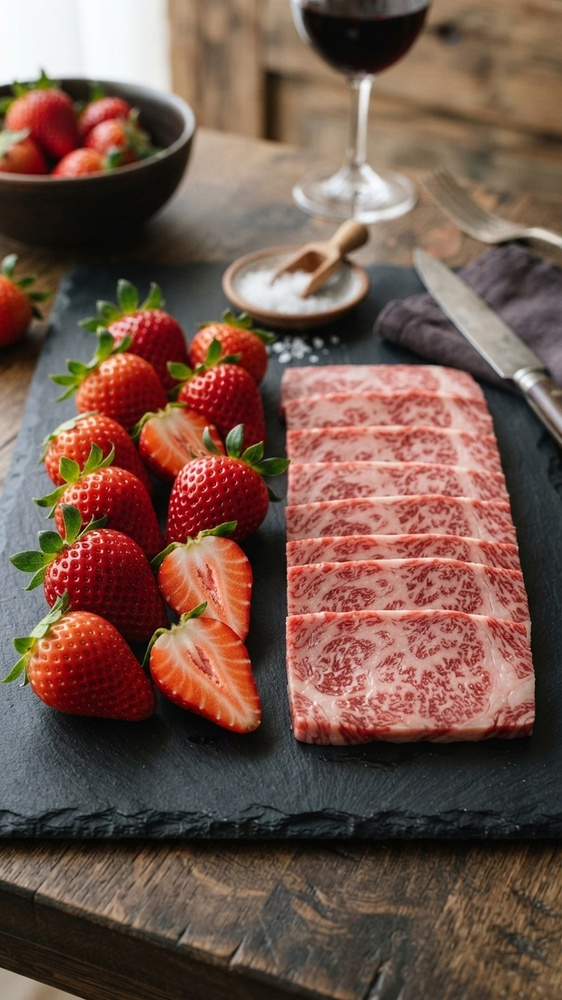
#> input picture shorts/library/doc001_strawberry_wagyu.jpg, 562 x 1000 px, shrunk from 1080 x 1920 before the run
$ python -i grade.py   (imports and definitions only)
#> lines starting #> are read from the running program, lines starting #| are printed output that depends on the picture
"""レンダリングした絵に、参考動画の「夕日のもや・光のにじみ・暖色の色味」を足す。"""
import numpy as np
from PIL import Image, ImageFilter


def find_sun(img):
    a = np.asarray(img.convert("L"), dtype=np.float32)
    h = a.shape[0]
    top = a[: int(h * 0.75)]
    ys, xs = np.where(top >= top.max() - 3)
    return int(xs.mean()), int(ys.mean())


def grade(img, sun=None, glow=1.0, warmth=1.0, haze=0.35):
    img = img.convert("RGB")
    w, h = img.size
    a = np.asarray(img, dtype=np.float32) / 255.0
    sx, sy = sun if sun else find_sun(img)
    yy, xx = np.mgrid[0:h, 0:w].astype(np.float32)
    d = np.sqrt(((xx - sx) / w) ** 2 + ((yy - sy) / w) ** 2)
    # 太陽のまわりの大きなにじみ（黄→オレンジ）
    core = np.exp(-(d / 0.07) ** 2)
    wide = np.exp(-(d / 0.45) ** 2)
    glow_col = np.array([1.0, 0.78, 0.45])
    a = a + glow * (0.6 * core[..., None] * np.array([1.0, 0.93, 0.75]) + 0.32 * wide[..., None] * glow_col)
    # 地平線のもや（太陽の高さで一番濃く、上下に薄く）
    band = np.exp(-((yy - sy) / (h * 0.18)) ** 2)
    a = a * (1 - haze * band[..., None]) + haze * band[..., None] * np.array([1.0, 0.72, 0.42])
    # 全体を暖色に（参考の色味）
    a = a * np.array([1.0 + 0.06 * warmth, 1.0, 1.0 - 0.12 * warmth])
    # 明るい所の光のにじみ（ブルーム）
    out = Image.fromarray(np.clip(a * 255, 0, 255).astype(np.uint8))
    bright = out.point(lambda v: max(0, v - 200) * 3)
    bloom = bright.filter(ImageFilter.GaussianBlur(w * 0.03))
    b = np.asarray(bloom, dtype=np.float32) / 255.0
    a = np.clip(a + 0.45 * b, 0, 1)
    # 周辺を少し暗く
    vig = 1 - 0.28 * np.clip(((xx - w / 2) / (w * 0.75)) ** 2 + ((yy - h / 2) / (h * 0.75)) ** 2, 0, 1)
    a = a * vig[..., None]
    return Image.fromarray((a * 255).astype(np.uint8))

>>> from PIL import Image
>>> picture = Image.open('../library/doc001_strawberry_wagyu.jpg')
#> picture is the input picture: PIL image 562x1000 RGB; mean R, G, B 115.8, 86.9, 75.5
>>> result = grade(picture)
#> in find_sun, `top = a[: int(h * 0.75)]`:
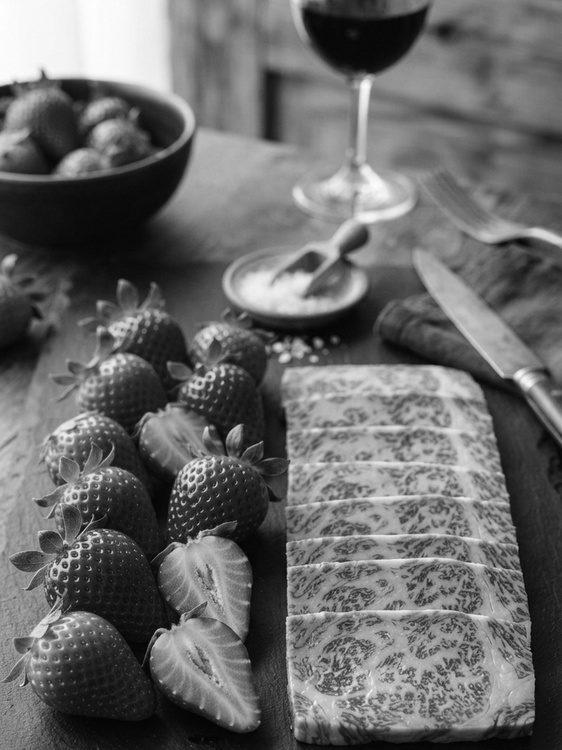
#> top: shape (750, 562) float32; min 1, max 254, mean 105.6
#> in find_sun, `ys, xs = np.where(top >= top.max() - 3)`: ys = 1420 values from 0 to 186; xs = 1420 values, max 377 at index 1419, min 0 at index 0, mean 54.62
#> in grade, `sx, sy = sun if sun else find_sun(img)`: sx = 54; sy = 31
#> in grade, `d = np.sqrt(((xx - sx) / w) ** 2 + ((yy - sy) / w) ** 2)`:
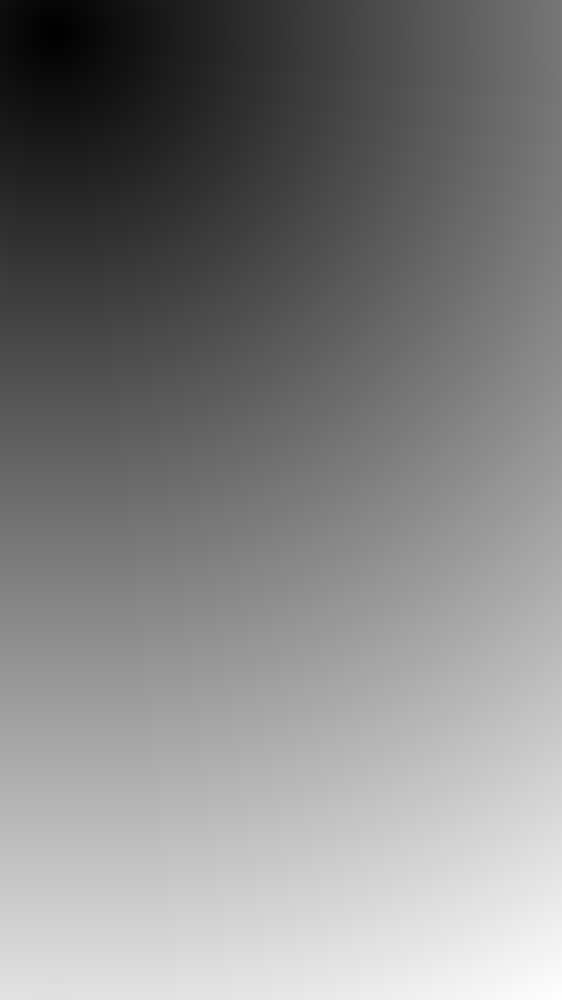
#> d: shape (1000, 562) float32; min 0, max 1.94, mean 0.999; drawn with min black and max white
#> in grade, `wide = np.exp(-(d / 0.45) ** 2)`:
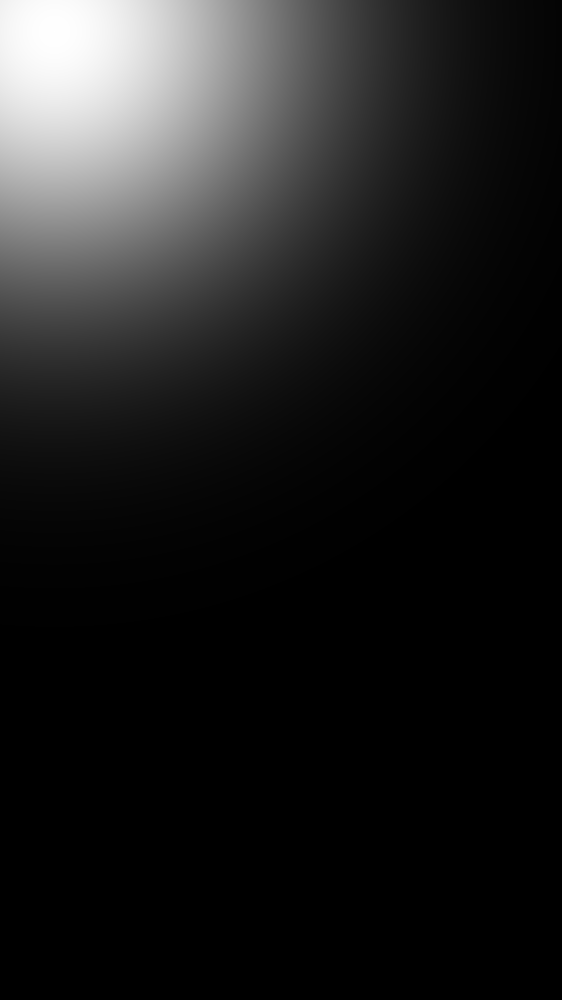
#> wide: shape (1000, 562) float32; min 7.8e-09, max 1, mean 0.126
#> in grade, `band = np.exp(-((yy - sy) / (h * 0.18)) ** 2)`:
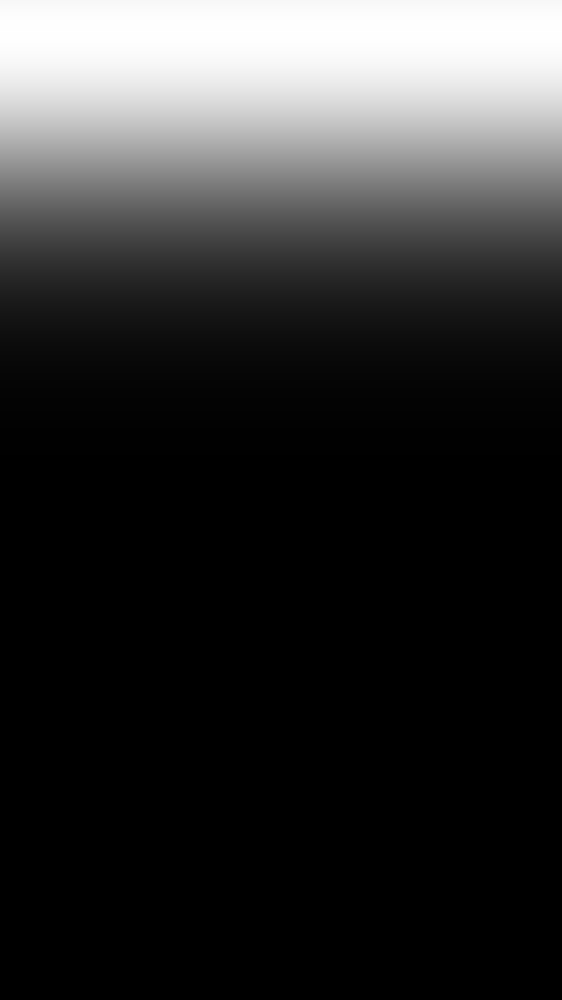
#> band: shape (1000, 562) float32; min 2.75e-13, max 1, mean 0.191
#> in grade, `a = a * np.array([1.0 + 0.06 * warmth, 1.0, 1.0 - 0.12 * warmth])`:
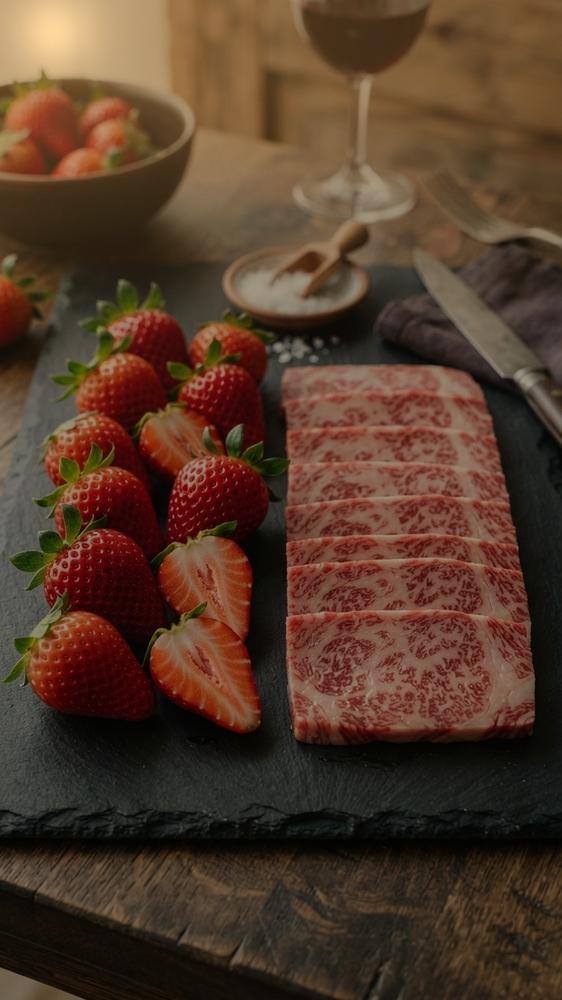
#> a: shape (1000, 562, 3) float64; mean R, G, B 0.55, 0.385, 0.276; drawn with min black and max white
#> in grade, `bloom = bright.filter(ImageFilter.GaussianBlur(w * 0.03))`:
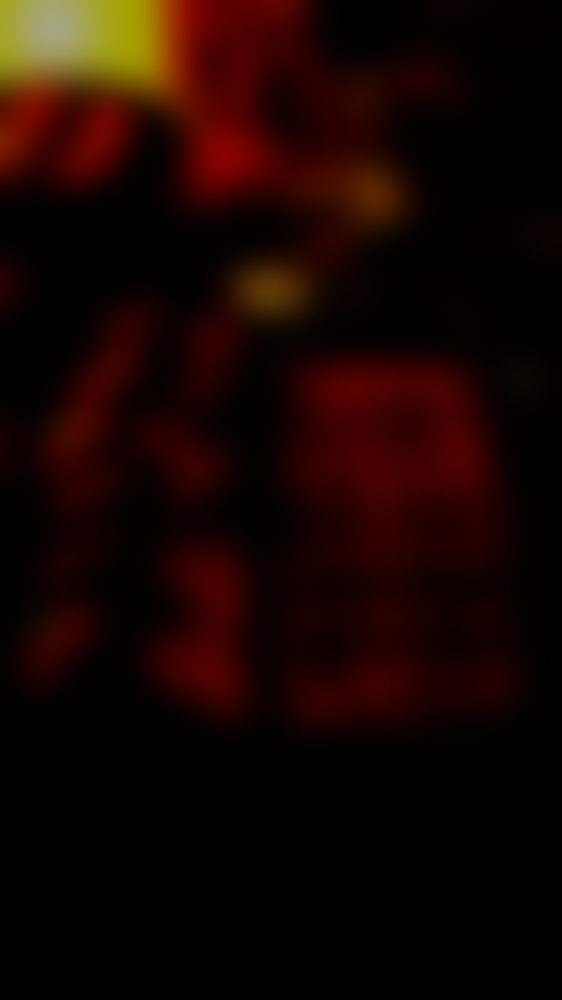
#> bloom: PIL image 562x1000 RGB; mean R, G, B 23.4, 5, 1.2
#> in grade, `a = a * vig[..., None]`:
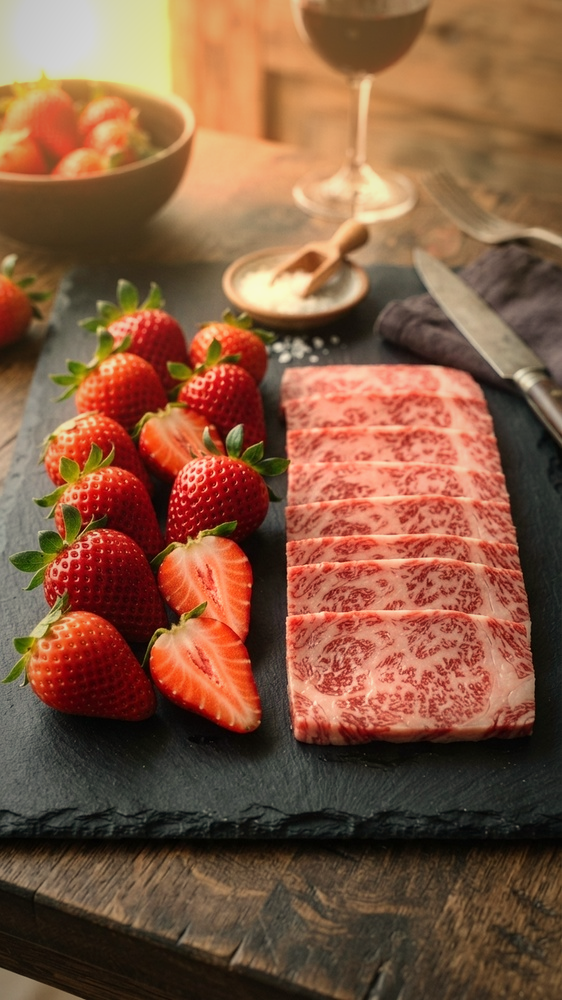
#> a: shape (1000, 562, 3) float64; mean R, G, B 0.521, 0.351, 0.254

$ run again, on shorts/library/doc001_diet.jpg
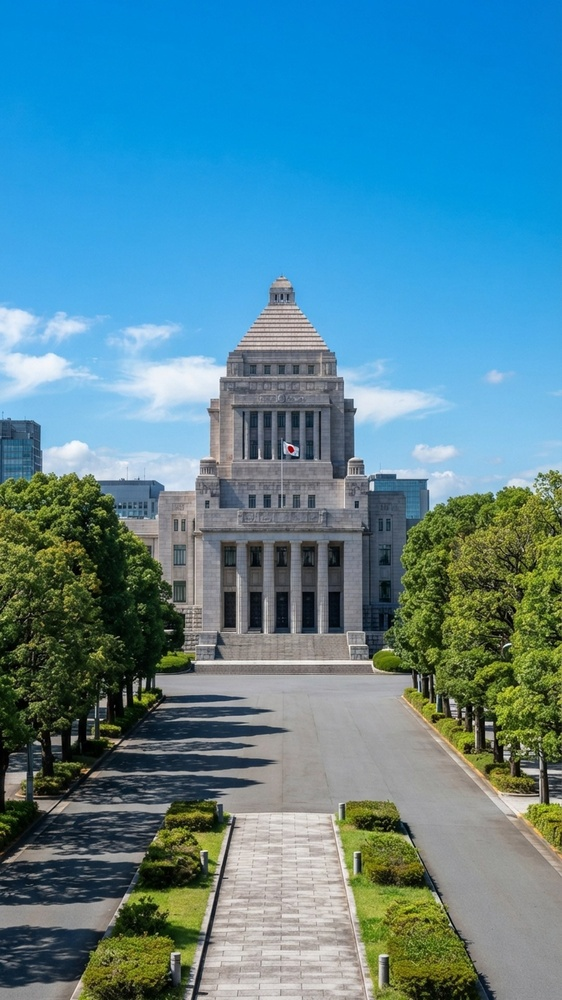
#> input picture shorts/library/doc001_diet.jpg, 562 x 1000 px, shrunk from 1080 x 1920 before the run
#> picture is the input picture: PIL image 562x1000 RGB; mean R, G, B 84.2, 134.2, 152.4
#> in find_sun, `top = a[: int(h * 0.75)]`:
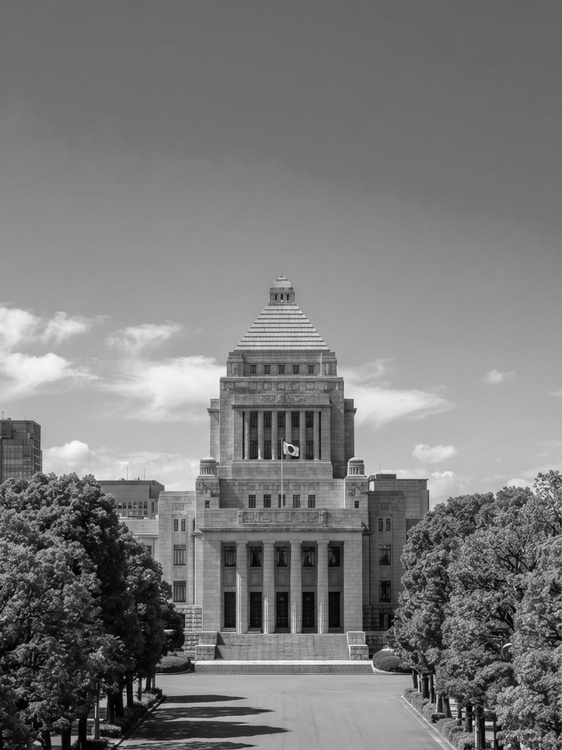
#> top: shape (750, 562) float32; min 0, max 252, mean 121.9
#> ys = [445, 446, 447, 644, 649, 661]; xs = [73, 74, 72, 508, 387, 311]
#> sx = 237; sy = 548
#> in grade, `a = a * vig[..., None]`:
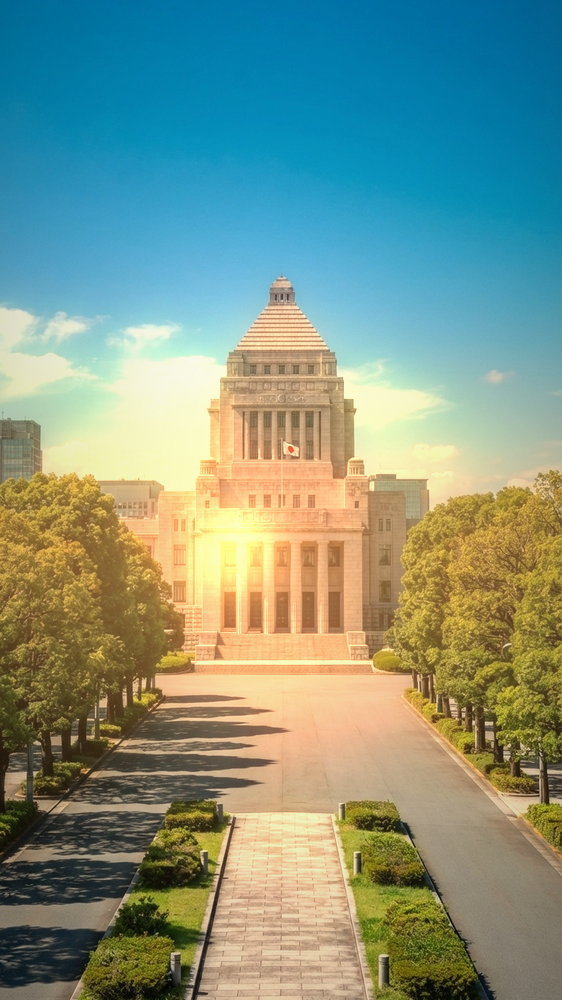
#> a: shape (1000, 562, 3) float64; mean R, G, B 0.494, 0.584, 0.518

$ run again, on shorts/library/doc001_farmer.jpg
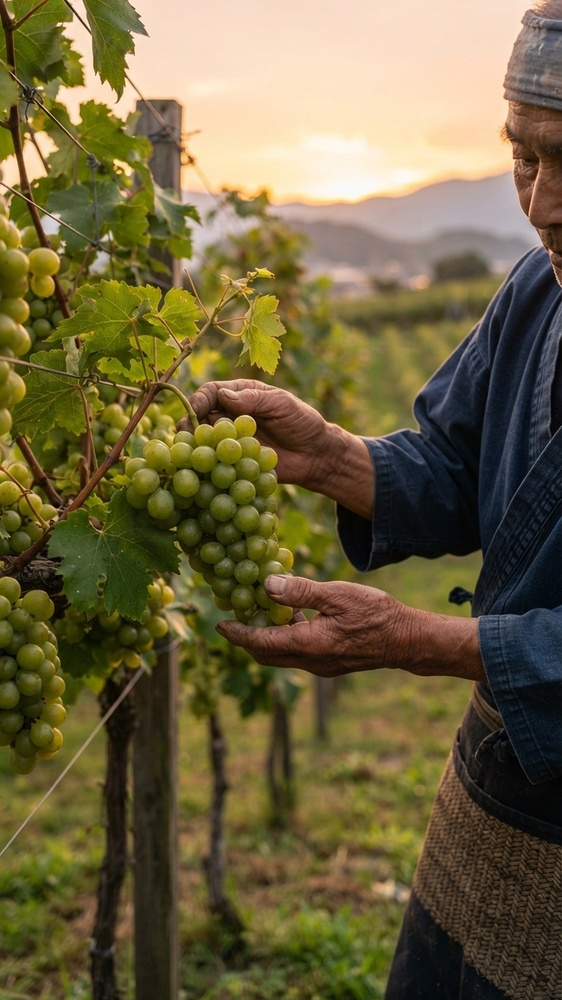
#> input picture shorts/library/doc001_farmer.jpg, 562 x 1000 px, shrunk from 1080 x 1920 before the run
#> picture is the input picture: PIL image 562x1000 RGB; mean R, G, B 110.3, 99.4, 63.4
#> in find_sun, `top = a[: int(h * 0.75)]`:
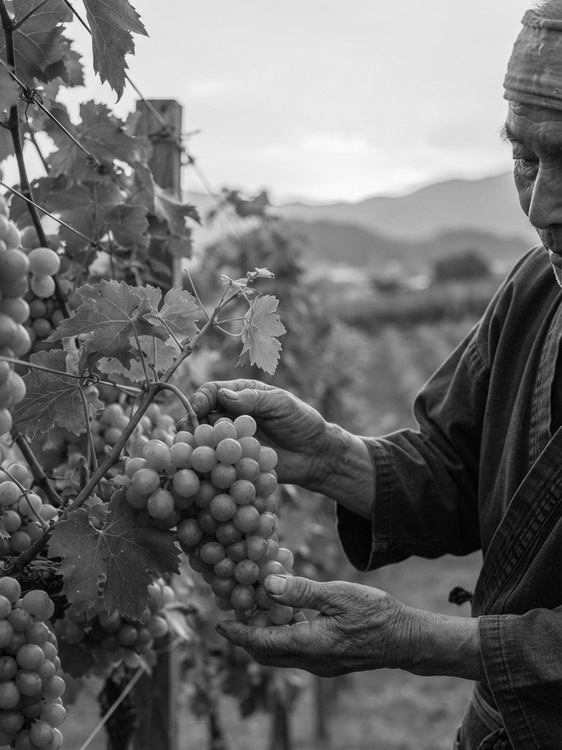
#> top: shape (750, 562) float32; min 0, max 251, mean 108.2
#> ys = 1489 values from 139 to 197; xs = 1489 values, max 417 at index 468, min 310 at index 44, mean 352.8
#> sx = 352; sy = 175
#> in grade, `a = a * vig[..., None]`:
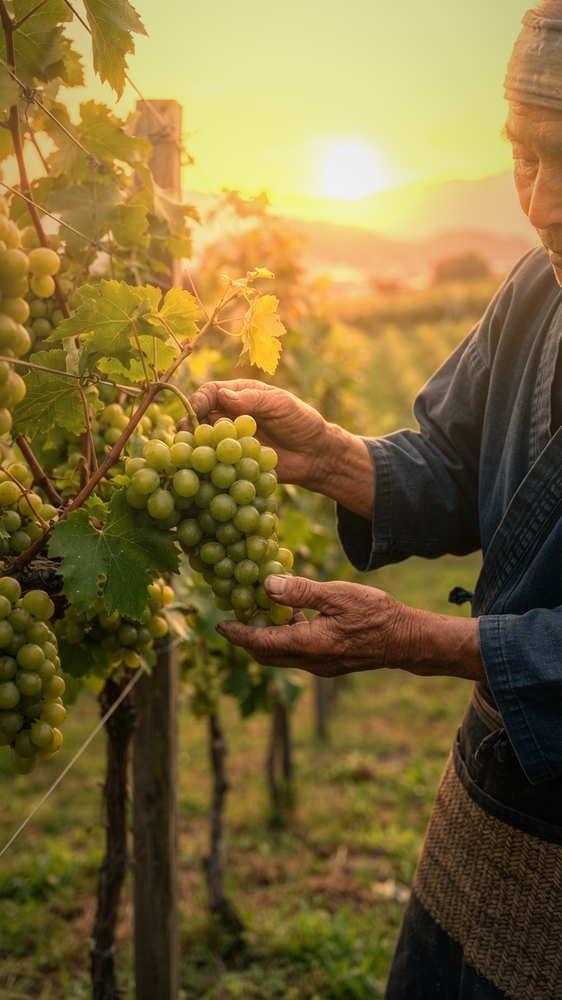
#> a: shape (1000, 562, 3) float64; mean R, G, B 0.499, 0.422, 0.224

$ run again, on shorts/library/doc001_lab.jpg
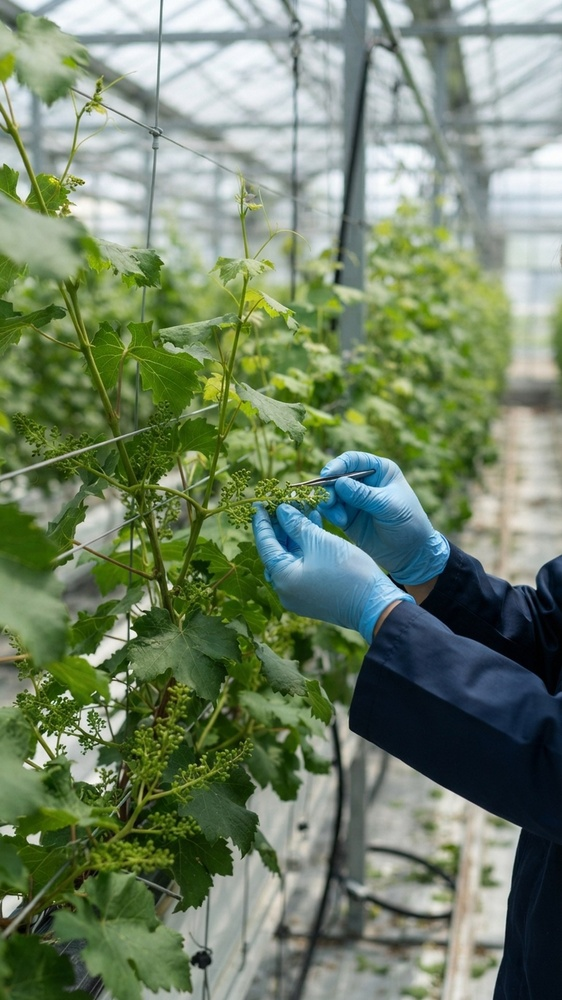
#> input picture shorts/library/doc001_lab.jpg, 562 x 1000 px, shrunk from 1080 x 1920 before the run
#> picture is the input picture: PIL image 562x1000 RGB; mean R, G, B 113.9, 130.7, 104.5
#> ys = 353 values from 0 to 210; xs = 353 values, max 561 at index 75, min 75 at index 344, mean 416.4
#> sx = 416; sy = 136
#> in grade, `a = a * vig[..., None]`:
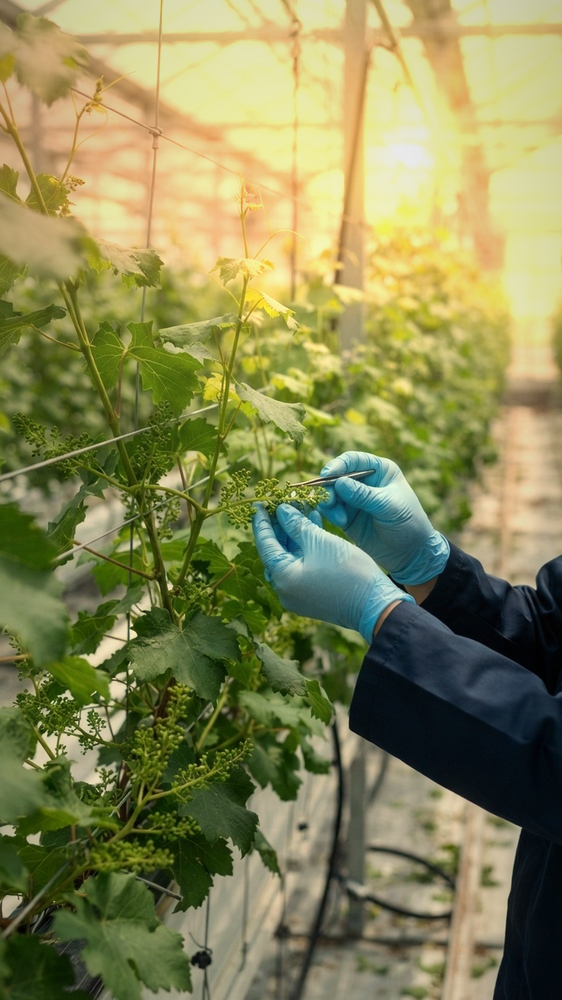
#> a: shape (1000, 562, 3) float64; mean R, G, B 0.528, 0.529, 0.335
